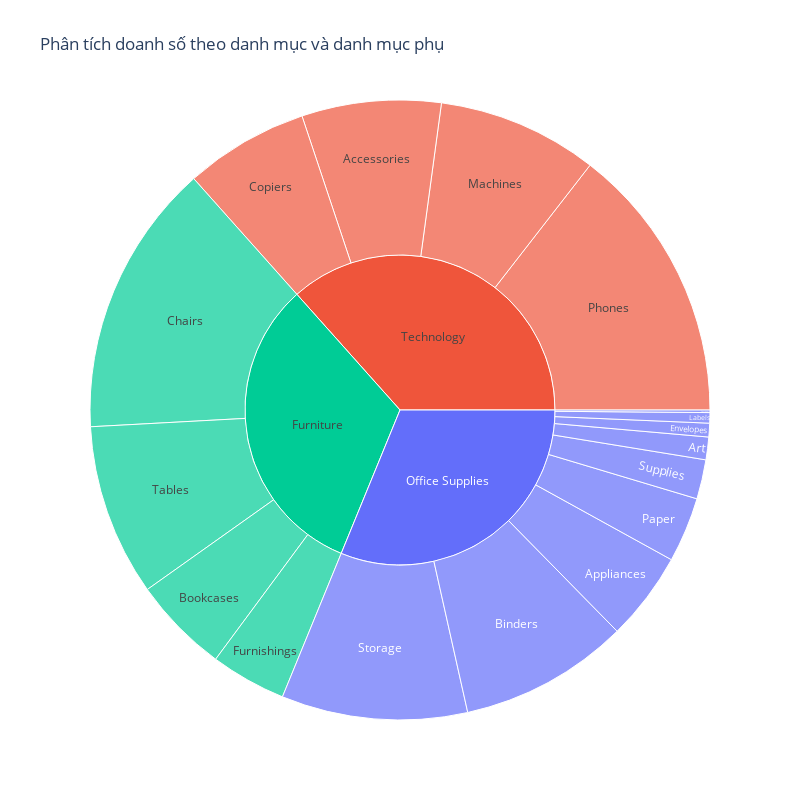

Notebook cell for this chart:
### Markdown cell above
#### Doanh số bán hàng theo từng danh mục

### Code cell
prod = raw_data[['Category', 'Sub-Category', 'Sales', 'order_year']]
fig = px.sunburst( prod, path=['Category', 'Sub-Category'], 
                values='Sales',
                color='Category',
                title="Phân tích doanh số theo danh mục và danh mục phụ",
                width=800, height=800
)
fig.show()

### Figure 1 — Plotly figure (JSON) as saved in the notebook; plotly's stock layout.template omitted (floating-point values rounded to 4 significant figures)
{"data": [{"branchvalues": "total", "customdata": [["Office Supplies"], ["Office Supplies"], ["Office Supplies"], ["Technology"], ["Furniture"], ["Office Supplies"], ["Technology"], ["Office Supplies"], ["Technology"], ["Office Supplies"], ["Furniture"], ["Furniture"], ["Office Supplies"], ["Office Supplies"], ["Office Supplies"], ["Office Supplies"], ["Technology"], ["Technology"], ["Furniture"], ["Furniture"]], "domain": {"x": [0, 1], "y": [0, 1]}, "hovertemplate": "labels=%{label}<br>Sales=%{value}<br>parent=%{parent}<br>id=%{id}<br>Category=%{customdata[0]}<extra></extra>", "ids": ["Office Supplies/Supplies", "Office Supplies/Fasteners", "Office Supplies", "Technology/Accessories", "Furniture", "Office Supplies/Storage", "Technology/Phones", "Office Supplies/Paper", "Technology/Machines", "Office Supplies/Labels", "Furniture/Furnishings", "Furniture/Bookcases", "Office Supplies/Binders", "Office Supplies/Art", "Office Supplies/Appliances", "Office Supplies/Envelopes", "Technology", "Technology/Copiers", "Furniture/Chairs", "Furniture/Tables"], "labels": ["Supplies", "Fasteners", "Office Supplies", "Accessories", "Furniture", "Storage", "Phones", "Paper", "Machines", "Labels", "Furnishings", "Bookcases", "Binders", "Art", "Appliances", "Envelopes", "Technology", "Copiers", "Chairs", "Tables"], "marker": {"colors": ["#636efa", "#636efa", "#636efa", "#EF553B", "#00cc96", "#636efa", "#EF553B", "#636efa", "#EF553B", "#636efa", "#00cc96", "#00cc96", "#636efa", "#636efa", "#636efa", "#636efa", "#EF553B", "#EF553B", "#00cc96", "#00cc96"]}, "name": "", "parents": ["Office Supplies", "Office Supplies", "", "Technology", "", "Office Supplies", "Technology", "Office Supplies", "Technology", "Office Supplies", "Furniture", "Furniture", "Office Supplies", "Office Supplies", "Office Supplies", "Office Supplies", "", "Technology", "Furniture", "Furniture"], "type": "sunburst", "values": [46420.0, 3002.0, 705400.0, 164200.0, 728700.0, 219300.0, 327800.0, 76830.0, 189200.0, 12350.0, 89210.0, 113800.0, 200000.0, 26710.0, 104600.0, 16130.0, 827500.0, 146200.0, 322800.0, 202800.0]}], "layout": {"height": 800, "legend": {"tracegroupgap": 0}, "title": {"text": "Phân tích doanh số theo danh mục và danh mục phụ"}, "width": 800}}
